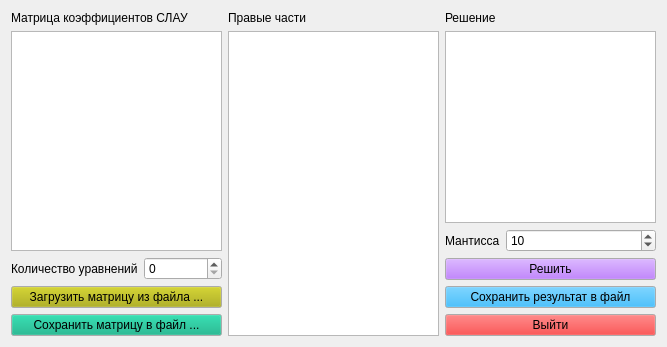
<?xml version="1.0" encoding="UTF-8"?>
<ui version="4.0">
 <class>Widget</class>
 <widget class="QWidget" name="Widget">
  <property name="geometry">
   <rect>
    <x>0</x>
    <y>0</y>
    <width>667</width>
    <height>347</height>
   </rect>
  </property>
  <property name="windowTitle">
   <string>Решение систем линейных алгебраических уравнений</string>
  </property>
  <layout class="QGridLayout" name="gridLayout_2">
   <item row="0" column="0">
    <layout class="QGridLayout" name="gridLayout">
     <item row="0" column="0">
      <layout class="QVBoxLayout" name="verticalLayout_3">
       <item>
        <widget class="QLabel" name="label_2">
         <property name="text">
          <string>Матрица коэффициентов СЛАУ</string>
         </property>
        </widget>
       </item>
       <item>
        <widget class="QTableView" name="tableViewA">
         <property name="baseSize">
          <size>
           <width>400</width>
           <height>108</height>
          </size>
         </property>
         <attribute name="horizontalHeaderDefaultSectionSize">
          <number>60</number>
         </attribute>
        </widget>
       </item>
       <item>
        <layout class="QFormLayout" name="formLayout">
         <item row="0" column="0">
          <widget class="QLabel" name="label">
           <property name="text">
            <string>Количество уравнений</string>
           </property>
          </widget>
         </item>
         <item row="0" column="1">
          <widget class="QSpinBox" name="spinBoxEquationNumber"/>
         </item>
        </layout>
       </item>
       <item>
        <widget class="QPushButton" name="pushButtonLoadMatrixFromFile">
         <property name="palette">
          <palette>
           <active>
            <colorrole role="Button">
             <brush brushstyle="SolidPattern">
              <color alpha="255">
               <red>170</red>
               <green>170</green>
               <blue>0</blue>
              </color>
             </brush>
            </colorrole>
           </active>
           <inactive>
            <colorrole role="Button">
             <brush brushstyle="SolidPattern">
              <color alpha="255">
               <red>170</red>
               <green>170</green>
               <blue>0</blue>
              </color>
             </brush>
            </colorrole>
           </inactive>
           <disabled>
            <colorrole role="Button">
             <brush brushstyle="SolidPattern">
              <color alpha="255">
               <red>170</red>
               <green>170</green>
               <blue>0</blue>
              </color>
             </brush>
            </colorrole>
           </disabled>
          </palette>
         </property>
         <property name="text">
          <string>Загрузить матрицу из файла ...</string>
         </property>
        </widget>
       </item>
       <item>
        <widget class="QPushButton" name="pushButtonSaveMatrixToFile">
         <property name="palette">
          <palette>
           <active>
            <colorrole role="Button">
             <brush brushstyle="SolidPattern">
              <color alpha="255">
               <red>0</red>
               <green>170</green>
               <blue>127</blue>
              </color>
             </brush>
            </colorrole>
           </active>
           <inactive>
            <colorrole role="Button">
             <brush brushstyle="SolidPattern">
              <color alpha="255">
               <red>0</red>
               <green>170</green>
               <blue>127</blue>
              </color>
             </brush>
            </colorrole>
           </inactive>
           <disabled>
            <colorrole role="Button">
             <brush brushstyle="SolidPattern">
              <color alpha="255">
               <red>0</red>
               <green>170</green>
               <blue>127</blue>
              </color>
             </brush>
            </colorrole>
           </disabled>
          </palette>
         </property>
         <property name="text">
          <string>Сохранить матрицу в файл ...</string>
         </property>
        </widget>
       </item>
      </layout>
     </item>
     <item row="0" column="1">
      <layout class="QVBoxLayout" name="verticalLayout_2">
       <item>
        <widget class="QLabel" name="label_4">
         <property name="text">
          <string>Правые части</string>
         </property>
        </widget>
       </item>
       <item>
        <widget class="QTableView" name="tableViewB">
         <attribute name="horizontalHeaderDefaultSectionSize">
          <number>206</number>
         </attribute>
        </widget>
       </item>
      </layout>
     </item>
     <item row="0" column="2">
      <layout class="QVBoxLayout" name="verticalLayout">
       <item>
        <widget class="QLabel" name="label_3">
         <property name="text">
          <string>Решение</string>
         </property>
        </widget>
       </item>
       <item>
        <widget class="QTableView" name="tableViewX">
         <attribute name="horizontalHeaderDefaultSectionSize">
          <number>206</number>
         </attribute>
        </widget>
       </item>
       <item>
        <layout class="QFormLayout" name="formLayout_2">
         <item row="0" column="0">
          <widget class="QLabel" name="label_5">
           <property name="text">
            <string>Мантисса</string>
           </property>
          </widget>
         </item>
         <item row="0" column="1">
          <widget class="QSpinBox" name="spinBoxPrec">
           <property name="maximum">
            <number>20</number>
           </property>
           <property name="singleStep">
            <number>1</number>
           </property>
           <property name="value">
            <number>10</number>
           </property>
          </widget>
         </item>
        </layout>
       </item>
       <item>
        <widget class="QPushButton" name="pushButtonSolve">
         <property name="palette">
          <palette>
           <active>
            <colorrole role="Button">
             <brush brushstyle="SolidPattern">
              <color alpha="255">
               <red>170</red>
               <green>85</green>
               <blue>255</blue>
              </color>
             </brush>
            </colorrole>
           </active>
           <inactive>
            <colorrole role="Button">
             <brush brushstyle="SolidPattern">
              <color alpha="255">
               <red>170</red>
               <green>85</green>
               <blue>255</blue>
              </color>
             </brush>
            </colorrole>
           </inactive>
           <disabled>
            <colorrole role="Button">
             <brush brushstyle="SolidPattern">
              <color alpha="255">
               <red>170</red>
               <green>85</green>
               <blue>255</blue>
              </color>
             </brush>
            </colorrole>
           </disabled>
          </palette>
         </property>
         <property name="text">
          <string>Решить</string>
         </property>
        </widget>
       </item>
       <item>
        <widget class="QPushButton" name="pushButtonSaveResultToFile">
         <property name="palette">
          <palette>
           <active>
            <colorrole role="Button">
             <brush brushstyle="SolidPattern">
              <color alpha="255">
               <red>0</red>
               <green>170</green>
               <blue>255</blue>
              </color>
             </brush>
            </colorrole>
           </active>
           <inactive>
            <colorrole role="Button">
             <brush brushstyle="SolidPattern">
              <color alpha="255">
               <red>0</red>
               <green>170</green>
               <blue>255</blue>
              </color>
             </brush>
            </colorrole>
           </inactive>
           <disabled>
            <colorrole role="Button">
             <brush brushstyle="SolidPattern">
              <color alpha="255">
               <red>0</red>
               <green>170</green>
               <blue>255</blue>
              </color>
             </brush>
            </colorrole>
           </disabled>
          </palette>
         </property>
         <property name="text">
          <string>Сохранить результат в файл</string>
         </property>
        </widget>
       </item>
       <item>
        <widget class="QPushButton" name="pushButtonExit">
         <property name="palette">
          <palette>
           <active>
            <colorrole role="Button">
             <brush brushstyle="SolidPattern">
              <color alpha="255">
               <red>255</red>
               <green>0</green>
               <blue>0</blue>
              </color>
             </brush>
            </colorrole>
           </active>
           <inactive>
            <colorrole role="Button">
             <brush brushstyle="SolidPattern">
              <color alpha="255">
               <red>255</red>
               <green>0</green>
               <blue>0</blue>
              </color>
             </brush>
            </colorrole>
           </inactive>
           <disabled>
            <colorrole role="Button">
             <brush brushstyle="SolidPattern">
              <color alpha="255">
               <red>255</red>
               <green>0</green>
               <blue>0</blue>
              </color>
             </brush>
            </colorrole>
           </disabled>
          </palette>
         </property>
         <property name="text">
          <string>Выйти</string>
         </property>
        </widget>
       </item>
      </layout>
     </item>
    </layout>
   </item>
  </layout>
 </widget>
 <layoutdefault spacing="6" margin="11"/>
 <resources/>
 <connections/>
</ui>
